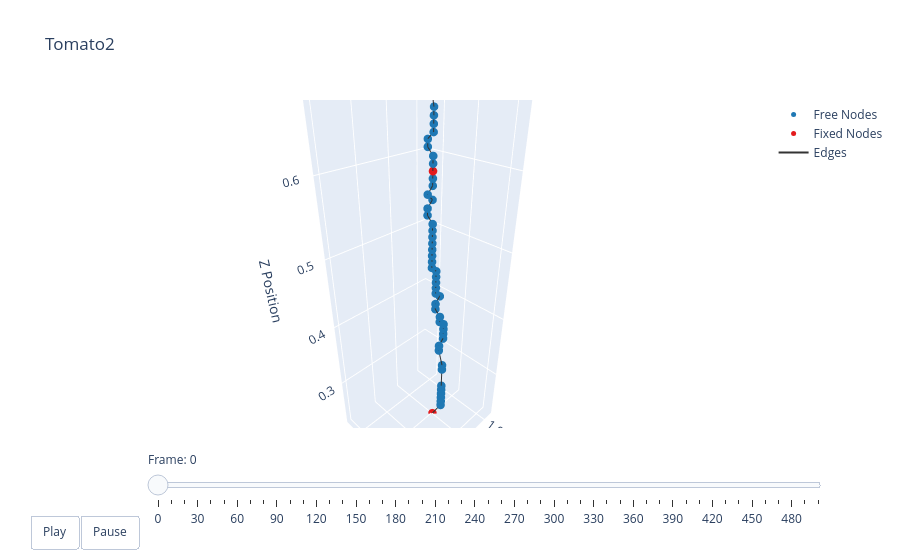

This figure's notebook cell:
### Markdown cell above
### Plotting

### Code cell
t = np.arange(robot.sim_params.total_time, step=robot.sim_params.dt)
options = dismech.AnimationOptions(title='Tomato2', plot_step=10)

fig = dismech.get_interactive_animation_plotly(robot, t, qs , options)
fig.show()

### Figure 1 — Plotly figure (JSON) as saved in the notebook; plotly's stock layout.template omitted (floating-point values rounded to 4 significant figures; data arrays with more than 128 entries replaced by an {"elided": "..."} marker saying what was removed)
{"data": [{"marker": {"color": "#1f78b4", "size": 5}, "mode": "markers", "name": "Free Nodes", "type": "scatter3d", "x": [1.099, 1.099, 1.099, 1.099, 1.099, 1.099, 1.1, 1.1, 1.108, 1.108, 1.1, 1.1, 1.1, 1.1, 1.108, 1.108, 1.108, 1.108, 1.1, 1.108, 1.108, 1.108, 1.108, 1.108, 1.116, 1.116, 1.116, 1.116, 1.116, 1.116, 1.116, 1.116, 1.116, 1.116, 1.108, 1.116, 1.108, 1.108, 1.108, 1.108, 1.108, 1.108, 1.108, 1.108, 1.108, 1.108, 1.116, 1.044, 1.124, 1.044, 1.132, 1.092, 1.052, 1.132, 1.06, 1.084, 1.156, 1.14, 1.14, 1.14, 1.044, 1.052, 1.06, 1.148, 1.036, 1.068, 1.148, 1.14, 1.148, 1.14, 1.188, 1.188, 1.084, 1.092, 1.156, 1.132, 1.172, 1.18, 1.188, 1.18, 1.172, 1.172, 1.204, 1.156, 1.164, 1.164, 1.156, 1.156], "y": [0.01728, 0.01728, 0.01728, 0.01728, 0.01728, 0.01728, 0.01729, 0.01729, 0.01728, 0.01728, 0.01728, 0.01728, 0.01728, 0.01728, 0.01728, 0.01728, 0.009281, 0.009281, 0.00928, 0.00928, 0.009279, 0.009279, 0.009279, 0.009278, 0.009278, 0.009277, 0.009277, 0.009277, 0.009277, 0.009277, 0.009277, 0.009277, 0.001276, 0.001276, 0.001276, 0.001276, 0.001275, 0.001274, 0.001273, 0.001272, -0.006727, -0.006727, 0.001271, 0.001271, 0.001271, 0.001271, 0.00127, 0.01726, 0.009269, 0.01726, -0.01473, 0.009267, 0.01726, 0.01727, 0.01726, 0.01726, 0.01727, 0.02527, 0.03327, -0.03073, 0.02525, 0.02525, 0.03326, -0.03873, 0.03325, 0.04126, -0.07073, -0.05473, -0.04673, -0.03073, -0.006732, 0.001268, 0.05727, 0.06527, -0.07873, -0.05473, -0.05473, -0.04673, -0.03873, -0.01473, -0.006732, 0.001268, -0.04673, -0.01473, -0.006732, 0.01727, 0.02527, 0.03327], "z": [0.2497, 0.2577, 0.2657, 0.2737, 0.2817, 0.2897, 0.3217, 0.3297, 0.3616, 0.3696, 0.3777, 0.3857, 0.3937, 0.4017, 0.4096, 0.4176, 0.4256, 0.4336, 0.4417, 0.4496, 0.4576, 0.4656, 0.4736, 0.4817, 0.4896, 0.4976, 0.5056, 0.5136, 0.5216, 0.5296, 0.5376, 0.5457, 0.5537, 0.5617, 0.5697, 0.5777, 0.5857, 0.5937, 0.6097, 0.6177, 0.6257, 0.6336, 0.6416, 0.6496, 0.6576, 0.6656, 0.6976, 0.6976, 0.7056, 0.7056, 0.7136, 0.7136, 0.7136, 0.7136, 0.7216, 0.7216, 0.7216, 0.7216, 0.7216, 0.7296, 0.7296, 0.7296, 0.7296, 0.7376, 0.7376, 0.7376, 0.7456, 0.7456, 0.7456, 0.7456, 0.7456, 0.7456, 0.7456, 0.7456, 0.7536, 0.7536, 0.7536, 0.7536, 0.7536, 0.7536, 0.7536, 0.7536, 0.7616, 0.7616, 0.7616, 0.7616, 0.7616, 0.7616]}, {"marker": {"color": "#e31a1c", "size": 5}, "mode": "markers", "name": "Fixed Nodes", "type": "scatter3d", "x": [1.099, 1.108], "y": [0.001274, 0.001274], "z": [0.2177, 0.6017]}, {"line": {"color": "#333333", "width": 2}, "mode": "lines", "name": "Edges", "type": "scatter3d", "x": {"elided": "267 float values"}, "y": {"elided": "267 float values"}, "z": {"elided": "267 float values"}}, {"color": "rgba(166, 206, 227, 0.7)", "i": [], "j": [], "k": [], "name": "Faces", "opacity": 0.7, "showscale": false, "type": "mesh3d", "x": [1.099, 1.099, 1.099, 1.099, 1.099, 1.099, 1.099, 1.1, 1.1, 1.108, 1.108, 1.1, 1.1, 1.1, 1.1, 1.108, 1.108, 1.108, 1.108, 1.1, 1.108, 1.108, 1.108, 1.108, 1.108, 1.116, 1.116, 1.116, 1.116, 1.116, 1.116, 1.116, 1.116, 1.116, 1.116, 1.108, 1.116, 1.108, 1.108, 1.108, 1.108, 1.108, 1.108, 1.108, 1.108, 1.108, 1.108, 1.108, 1.116, 1.044, 1.124, 1.044, 1.132, 1.092, 1.052, 1.132, 1.06, 1.084, 1.156, 1.14, 1.14, 1.14, 1.044, 1.052, 1.06, 1.148, 1.036, 1.068, 1.148, 1.14, 1.148, 1.14, 1.188, 1.188, 1.084, 1.092, 1.156, 1.132, 1.172, 1.18, 1.188, 1.18, 1.172, 1.172, 1.204, 1.156, 1.164, 1.164, 1.156, 1.156], "y": [0.001274, 0.01728, 0.01728, 0.01728, 0.01728, 0.01728, 0.01728, 0.01729, 0.01729, 0.01728, 0.01728, 0.01728, 0.01728, 0.01728, 0.01728, 0.01728, 0.01728, 0.009281, 0.009281, 0.00928, 0.00928, 0.009279, 0.009279, 0.009279, 0.009278, 0.009278, 0.009277, 0.009277, 0.009277, 0.009277, 0.009277, 0.009277, 0.009277, 0.001276, 0.001276, 0.001276, 0.001276, 0.001275, 0.001274, 0.001274, 0.001273, 0.001272, -0.006727, -0.006727, 0.001271, 0.001271, 0.001271, 0.001271, 0.00127, 0.01726, 0.009269, 0.01726, -0.01473, 0.009267, 0.01726, 0.01727, 0.01726, 0.01726, 0.01727, 0.02527, 0.03327, -0.03073, 0.02525, 0.02525, 0.03326, -0.03873, 0.03325, 0.04126, -0.07073, -0.05473, -0.04673, -0.03073, -0.006732, 0.001268, 0.05727, 0.06527, -0.07873, -0.05473, -0.05473, -0.04673, -0.03873, -0.01473, -0.006732, 0.001268, -0.04673, -0.01473, -0.006732, 0.01727, 0.02527, 0.03327], "z": [0.2177, 0.2497, 0.2577, 0.2657, 0.2737, 0.2817, 0.2897, 0.3217, 0.3297, 0.3616, 0.3696, 0.3777, 0.3857, 0.3937, 0.4017, 0.4096, 0.4176, 0.4256, 0.4336, 0.4417, 0.4496, 0.4576, 0.4656, 0.4736, 0.4817, 0.4896, 0.4976, 0.5056, 0.5136, 0.5216, 0.5296, 0.5376, 0.5457, 0.5537, 0.5617, 0.5697, 0.5777, 0.5857, 0.5937, 0.6017, 0.6097, 0.6177, 0.6257, 0.6336, 0.6416, 0.6496, 0.6576, 0.6656, 0.6976, 0.6976, 0.7056, 0.7056, 0.7136, 0.7136, 0.7136, 0.7136, 0.7216, 0.7216, 0.7216, 0.7216, 0.7216, 0.7296, 0.7296, 0.7296, 0.7296, 0.7376, 0.7376, 0.7376, 0.7456, 0.7456, 0.7456, 0.7456, 0.7456, 0.7456, 0.7456, 0.7456, 0.7536, 0.7536, 0.7536, 0.7536, 0.7536, 0.7536, 0.7536, 0.7536, 0.7616, 0.7616, 0.7616, 0.7616, 0.7616, 0.7616]}], "layout": {"scene": {"camera": {"eye": {"x": 1.225, "y": 1.225, "z": 1.0}}, "xaxis": {"range": [1.032, 1.207], "title": {"text": "X Position"}}, "yaxis": {"range": [-0.07877, 0.0653], "title": {"text": "Y Position"}}, "zaxis": {"range": [0.2177, 0.7616], "title": {"text": "Z Position"}}}, "sliders": [{"currentvalue": {"prefix": "Frame: "}, "steps": [{"args": [["0"], {"frame": {"duration": 50, "redraw": true}, "mode": "immediate"}], "label": "0", "method": "animate"}, {"args": [["1"], {"frame": {"duration": 50, "redraw": true}, "mode": "immediate"}], "label": "10", "method": "animate"}, {"args": [["2"], {"frame": {"duration": 50, "redraw": true}, "mode": "immediate"}], "label": "20", "method": "animate"}, {"args": [["3"], {"frame": {"duration": 50, "redraw": true}, "mode": "immediate"}], "label": "30", "method": "animate"}, {"args": [["4"], {"frame": {"duration": 50, "redraw": true}, "mode": "immediate"}], "label": "40", "method": "animate"}, {"args": [["5"], {"frame": {"duration": 50, "redraw": true}, "mode": "immediate"}], "label": "50", "method": "animate"}, {"args": [["6"], {"frame": {"duration": 50, "redraw": true}, "mode": "immediate"}], "label": "60", "method": "animate"}, {"args": [["7"], {"frame": {"duration": 50, "redraw": true}, "mode": "immediate"}], "label": "70", "method": "animate"}, {"args": [["8"], {"frame": {"duration": 50, "redraw": true}, "mode": "immediate"}], "label": "80", "method": "animate"}, {"args": [["9"], {"frame": {"duration": 50, "redraw": true}, "mode": "immediate"}], "label": "90", "method": "animate"}, {"args": [["10"], {"frame": {"duration": 50, "redraw": true}, "mode": "immediate"}], "label": "100", "method": "animate"}, {"args": [["11"], {"frame": {"duration": 50, "redraw": true}, "mode": "immediate"}], "label": "110", "method": "animate"}, {"args": [["12"], {"frame": {"duration": 50, "redraw": true}, "mode": "immediate"}], "label": "120", "method": "animate"}, {"args": [["13"], {"frame": {"duration": 50, "redraw": true}, "mode": "immediate"}], "label": "130", "method": "animate"}, {"args": [["14"], {"frame": {"duration": 50, "redraw": true}, "mode": "immediate"}], "label": "140", "method": "animate"}, {"args": [["15"], {"frame": {"duration": 50, "redraw": true}, "mode": "immediate"}], "label": "150", "method": "animate"}, {"args": [["16"], {"frame": {"duration": 50, "redraw": true}, "mode": "immediate"}], "label": "160", "method": "animate"}, {"args": [["17"], {"frame": {"duration": 50, "redraw": true}, "mode": "immediate"}], "label": "170", "method": "animate"}, {"args": [["18"], {"frame": {"duration": 50, "redraw": true}, "mode": "immediate"}], "label": "180", "method": "animate"}, {"args": [["19"], {"frame": {"duration": 50, "redraw": true}, "mode": "immediate"}], "label": "190", "method": "animate"}, {"args": [["20"], {"frame": {"duration": 50, "redraw": true}, "mode": "immediate"}], "label": "200", "method": "animate"}, {"args": [["21"], {"frame": {"duration": 50, "redraw": true}, "mode": "immediate"}], "label": "210", "method": "animate"}, {"args": [["22"], {"frame": {"duration": 50, "redraw": true}, "mode": "immediate"}], "label": "220", "method": "animate"}, {"args": [["23"], {"frame": {"duration": 50, "redraw": true}, "mode": "immediate"}], "label": "230", "method": "animate"}, {"args": [["24"], {"frame": {"duration": 50, "redraw": true}, "mode": "immediate"}], "label": "240", "method": "animate"}, {"args": [["25"], {"frame": {"duration": 50, "redraw": true}, "mode": "immediate"}], "label": "250", "method": "animate"}, {"args": [["26"], {"frame": {"duration": 50, "redraw": true}, "mode": "immediate"}], "label": "260", "method": "animate"}, {"args": [["27"], {"frame": {"duration": 50, "redraw": true}, "mode": "immediate"}], "label": "270", "method": "animate"}, {"args": [["28"], {"frame": {"duration": 50, "redraw": true}, "mode": "immediate"}], "label": "280", "method": "animate"}, {"args": [["29"], {"frame": {"duration": 50, "redraw": true}, "mode": "immediate"}], "label": "290", "method": "animate"}, {"args": [["30"], {"frame": {"duration": 50, "redraw": true}, "mode": "immediate"}], "label": "300", "method": "animate"}, {"args": [["31"], {"frame": {"duration": 50, "redraw": true}, "mode": "immediate"}], "label": "310", "method": "animate"}, {"args": [["32"], {"frame": {"duration": 50, "redraw": true}, "mode": "immediate"}], "label": "320", "method": "animate"}, {"args": [["33"], {"frame": {"duration": 50, "redraw": true}, "mode": "immediate"}], "label": "330", "method": "animate"}, {"args": [["34"], {"frame": {"duration": 50, "redraw": true}, "mode": "immediate"}], "label": "340", "method": "animate"}, {"args": [["35"], {"frame": {"duration": 50, "redraw": true}, "mode": "immediate"}], "label": "350", "method": "animate"}, {"args": [["36"], {"frame": {"duration": 50, "redraw": true}, "mode": "immediate"}], "label": "360", "method": "animate"}, {"args": [["37"], {"frame": {"duration": 50, "redraw": true}, "mode": "immediate"}], "label": "370", "method": "animate"}, {"args": [["38"], {"frame": {"duration": 50, "redraw": true}, "mode": "immediate"}], "label": "380", "method": "animate"}, {"args": [["39"], {"frame": {"duration": 50, "redraw": true}, "mode": "immediate"}], "label": "390", "method": "animate"}, {"args": [["40"], {"frame": {"duration": 50, "redraw": true}, "mode": "immediate"}], "label": "400", "method": "animate"}, {"args": [["41"], {"frame": {"duration": 50, "redraw": true}, "mode": "immediate"}], "label": "410", "method": "animate"}, {"args": [["42"], {"frame": {"duration": 50, "redraw": true}, "mode": "immediate"}], "label": "420", "method": "animate"}, {"args": [["43"], {"frame": {"duration": 50, "redraw": true}, "mode": "immediate"}], "label": "430", "method": "animate"}, {"args": [["44"], {"frame": {"duration": 50, "redraw": true}, "mode": "immediate"}], "label": "440", "method": "animate"}, {"args": [["45"], {"frame": {"duration": 50, "redraw": true}, "mode": "immediate"}], "label": "450", "method": "animate"}, {"args": [["46"], {"frame": {"duration": 50, "redraw": true}, "mode": "immediate"}], "label": "460", "method": "animate"}, {"args": [["47"], {"frame": {"duration": 50, "redraw": true}, "mode": "immediate"}], "label": "470", "method": "animate"}, {"args": [["48"], {"frame": {"duration": 50, "redraw": true}, "mode": "immediate"}], "label": "480", "method": "animate"}, {"args": [["49"], {"frame": {"duration": 50, "redraw": true}, "mode": "immediate"}], "label": "490", "method": "animate"}, {"args": [["50"], {"frame": {"duration": 50, "redraw": true}, "mode": "immediate"}], "label": "499", "method": "animate"}], "transition": {"duration": 0}, "x": 0.1, "y": 0}], "title": {"text": "Tomato2"}, "updatemenus": [{"buttons": [{"args": [null, {"frame": {"duration": 50, "redraw": true}, "fromcurrent": true}], "label": "Play", "method": "animate"}, {"args": [[null], {"frame": {"duration": 0, "redraw": true}, "mode": "immediate"}], "label": "Pause", "method": "animate"}], "direction": "left", "pad": {"r": 10, "t": 87}, "showactive": false, "type": "buttons", "x": 0.1, "xanchor": "right", "y": 0, "yanchor": "top"}]}}
